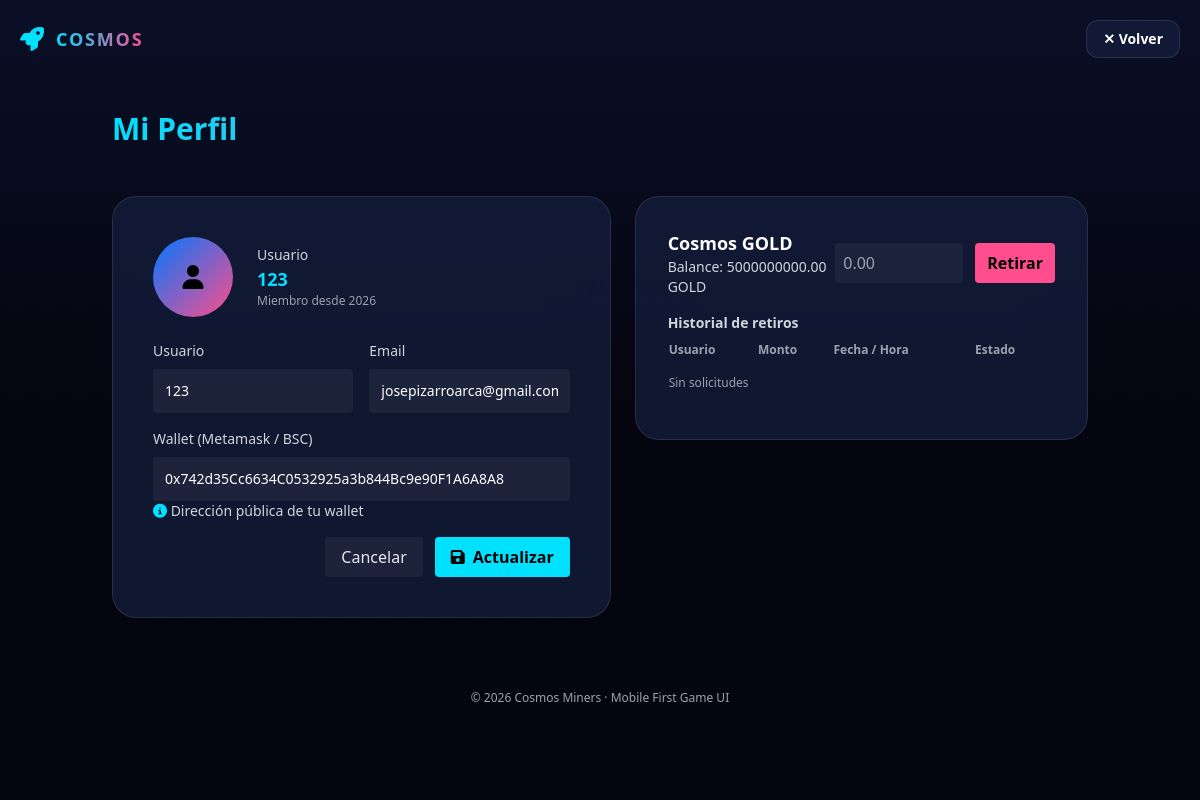
The page /profile/ (signed in) on the database as committed earlier.
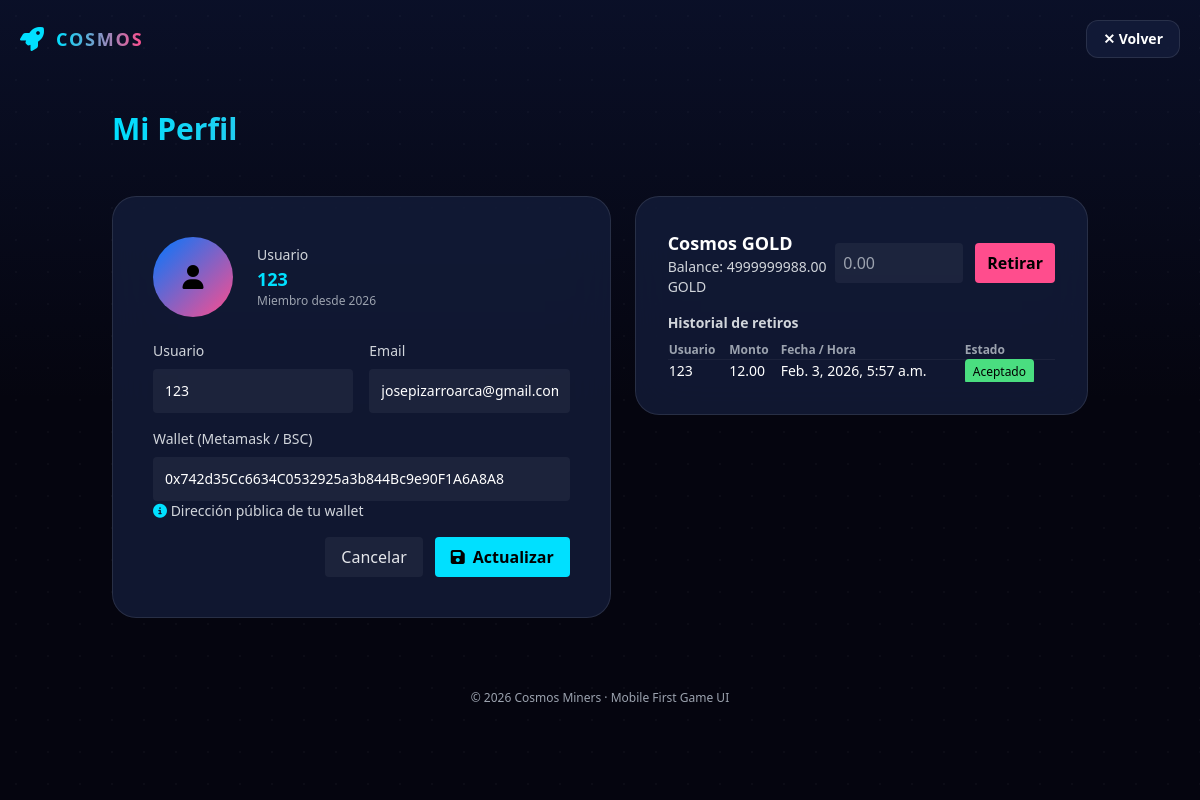
The same page on the database as committed later.
### game/models.py (models this page shows, shortened)
class Profile(models.Model):
    user = models.OneToOneField(settings.AUTH_USER_MODEL, on_delete=models.CASCADE)
    wallet_metamask_bsc = models.CharField(max_length=255,null=True,blank=True, unique=True)
    cosmos_gold = models.DecimalField(max_digits=12, decimal_places=2, default=Decimal('0.00'))
    created_at = models.DateTimeField(auto_now_add=True)

class WithdrawalRequest(models.Model):
    STATUS_PENDING = 'pending'
    STATUS_ACCEPTED = 'accepted'
    STATUS_REJECTED = 'rejected'
    STATUS_CHOICES = [
        (STATUS_PENDING, 'Pendiente'),
        (STATUS_ACCEPTED, 'Aceptado'),
        (STATUS_REJECTED, 'Rechazado'),
    ]
    user = models.ForeignKey(settings.AUTH_USER_MODEL, on_delete=models.CASCADE, related_name='withdrawals')
    amount = models.DecimalField(max_digits=12, decimal_places=2)
    created_at = models.DateTimeField(auto_now_add=True)
    status = models.CharField(max_length=10, choices=STATUS_CHOICES, default=STATUS_PENDING)
    processed_at = models.DateTimeField(null=True, blank=True)
    processed_by = models.ForeignKey(settings.AUTH_USER_MODEL, null=True, blank=True, on_delete=models.SET_NULL, related_name='processed_withdrawals')
    balance_before = models.DecimalField(
        max_digits=12,
        decimal_places=2,
        help_text="User balance before withdrawal"
    )
    balance_after = models.DecimalField(
        max_digits=12,
        decimal_places=2,
        help_text="User balance after withdrawal"
    )

### game/views.py (the view)
# urls.py: path("profile/", profile_view, name="profile_view"),
@login_required
def profile_view(request):
    if request.method == "GET":
        profile, _ = Profile.objects.get_or_create(user=request.user)
        withdrawals = request.user.withdrawals.order_by('-created_at')
        return render(request, "game/profile.html", {"user": request.user, "profile": profile, "withdrawals": withdrawals})
    return JsonResponse({"error": "Método no permitido"}, status=405)

### game/templates/game/profile.html (shortened to what this page needs)
<!DOCTYPE html>
<html lang="es">
<head>
  <script src="https://cdn.tailwindcss.com"></script>
  <link rel="stylesheet"
        href="https://cdnjs.cloudflare.com/ajax/libs/font-awesome/6.4.0/css/all.min.css"/>
</head>
<body class="min-h-screen bg-space text-white overflow-x-hidden relative">
<div class="absolute inset-0 bg-[radial-gradient(circle,_rgba(255,255,255,0.15)_1px,_transparent_1px)] bg-[size:32px_32px] opacity-20"></div>
<div class="absolute inset-0 bg-gradient-to-b from-blue-900/20 via-transparent to-pink-900/20"></div>
<header class="relative z-10 px-5 py-5 flex items-center justify-between">
  <div class="flex items-center gap-3">
    <i class="fas fa-rocket text-accent text-2xl"></i>
    <span class="font-extrabold tracking-widest text-lg bg-gradient-to-r from-accent to-pink bg-clip-text text-transparent">COSMOS</span>
  </div>
  <a href="/home/" class="bg-card backdrop-blur-xl border border-white/10 px-4 py-2 rounded-xl text-sm font-semibold">
    ✕ Volver
  </a>
</header>
<section class="relative z-10 px-6 mt-8 mb-8 sm:mb-12 max-w-5xl mx-auto text-center lg:text-left">
  <h1 class="text-3xl font-black leading-tight mb-1 bg-gradient-to-r from-accent to-pink bg-clip-text text-transparent">Mi Perfil</h1>
</section>
<div class="relative z-10 px-6 pb-12 max-w-5xl mx-auto grid gap-6 lg:grid-cols-[1.1fr_1fr]">
  <main class="w-full">
    <div class="bg-card backdrop-blur-xl border border-white/10 rounded-3xl p-8 sm:p-6 lg:p-10 min-h-[65vh] sm:min-h-0 flex flex-col">
    <div class="flex items-center gap-6 mb-6">
      <div class="w-20 h-20 rounded-full bg-gradient-to-br from-blueglow to-pink flex items-center justify-center text-black font-bold text-2xl">
        <i class="fas fa-user"></i>
      </div>
      <div>
        <div class="text-sm text-gray-300">Usuario</div>
        <div class="font-bold text-accent text-lg">{{ user.username }}</div>
        <div class="text-xs text-gray-400">Miembro desde {{ user.date_joined|date:"Y" }}</div>
      </div>
    </div>
    <form id="profileForm" class="space-y-4 flex flex-col flex-1 lg:space-y-0 lg:grid lg:grid-cols-2 lg:gap-4">
      <label class="block text-sm text-gray-300">
        Usuario
        <input name="username" value="{{ user.username }}" class="w-full mt-2 p-3 rounded bg-white/5 text-white" />
      </label>
      <label class="block text-sm text-gray-300">
        Email
        <input name="email" value="{{ user.email }}" type="email" class="w-full mt-2 p-3 rounded bg-white/5 text-white" />
      </label>
      <label class="block text-sm text-gray-300 lg:col-span-2">
        Wallet (Metamask / BSC)
        <input name="wallet" value="{{ profile.wallet_metamask_bsc }}" class="w-full mt-2 p-3 rounded bg-white/5 text-white" />
        <div class="wallet-hint"><i class="fas fa-info-circle text-accent"></i> Dirección pública de tu wallet</div>
      </label>
      <div class="flex justify-end gap-3 mt-auto lg:col-span-2">
        <a href="/home/" class="px-4 py-2 rounded bg-white/5 text-gray-200">Cancelar</a>
        <button id="btnSave" type="submit" class="px-4 py-2 rounded bg-accent text-black font-bold flex items-center gap-2">
          <i class="fas fa-save"></i>
          <span id="btnSaveText">Actualizar</span>
        </button>
      </div>
    </form>
    </div>
  </main>
  <section class="w-full">
    <div class="bg-card backdrop-blur-xl border border-white/10 rounded-3xl p-6 lg:p-8">
    <div class="flex items-center justify-between mb-4">
      <div>
        <h3 class="font-bold text-lg">Cosmos GOLD</h3>
        <p class="text-sm text-gray-300">Balance: <span id="cgBalance">{{ profile.cosmos_gold }}</span> GOLD</p>
      </div>
      <form id="withdrawForm" class="flex items-center gap-3">
        <input name="amount" placeholder="0.00" inputmode="decimal" class="p-2 rounded bg-white/5 w-32 text-white" />
        <button id="btnWithdraw" class="px-3 py-2 rounded bg-pink text-black font-bold">Retirar</button>
      </form>
    </div>
    <div>
      <h4 class="font-semibold text-sm text-gray-300 mb-2">Historial de retiros</h4>
      <div class="overflow-x-auto">
        <table class="w-full text-left text-sm">
          <thead class="text-gray-400 text-xs">
            <tr>
              <th>Usuario</th>
              <th>Monto</th>
              <th>Fecha / Hora</th>
              <th>Estado</th>
              <th></th>
            </tr>
          </thead>
          <tbody id="withdrawalsTable">
            {% for w in withdrawals %}
            <tr class="border-t border-white/5">
              <td>{{ user.username }}</td>
              <td>{{ w.amount }}</td>
              <td>{{ w.created_at }}</td>
              <td>
                {% if w.status == 'pending' %}
                  <span class="px-2 py-1 rounded bg-yellow-400 text-black text-xs">Pendiente</span>
                {% elif w.status == 'accepted' %}
                  <span class="px-2 py-1 rounded bg-green-400 text-black text-xs">Aceptado</span>
                {% elif w.status == 'rejected' %}
                  <span class="px-2 py-1 rounded bg-red-500 text-white text-xs">Rechazado</span>
                {% else %}
                  <span class="px-2 py-1 rounded bg-white/5 text-xs capitalize">{{ w.status }}</span>
                {% endif %}
              </td>
              <td>
              </td>
            </tr>
            {% empty %}
            <tr><td colspan="5" class="text-gray-400 text-xs py-4">Sin solicitudes</td></tr>
            {% endfor %}
          </tbody>
        </table>
      </div>
    </div>
    </div>
  </section>
</div>
<footer class="relative z-10 mt-6 pb-10 text-center text-gray-400 text-xs">
  © 2026 Cosmos Miners · Mobile First Game UI
</footer>
</body>
</html>

### game/templates/game/profile.html (style rules this page uses)
* { scrollbar-width: thin; scrollbar-color: #00c6ff rgba(12, 26, 58, 0.6); }

Rows that differ between the two databases and show on the page:
changed Profile "0x742d35Cc6634C0532925a3b844Bc9e90F1A6A8A8": cosmos_gold "5000000000.00" → "4999999988.00"
added WithdrawalRequest: {{ user.username }} "123", amount "12.00", created_at "Feb. 3, 2026, 5:57 a.m.", status "Aceptado"
Other text that changed with them:
text no longer shown: "Sin solicitudes"
